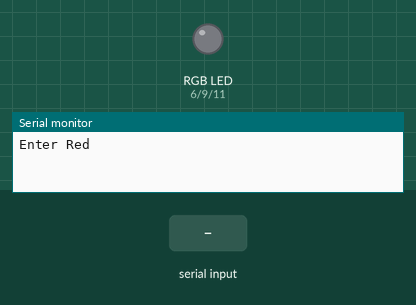
Bench run of a sketch on a simulated Arduino Uno, built with avr-gcc and run on an emulated ATmega328P. Shown: an RGB LED mixed from three pins (HIGH = lit), the last lines printed to the serial monitor. The test bench sets the inputs (shaded band).

Above: at 1.2 s.
1.3 s: "90,45,200\n" received over Serial
At 1.7 s:
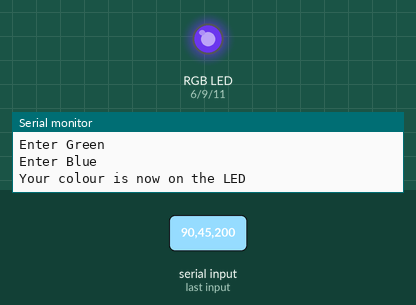
Timing chart, 0 to 4.3 s (numbered marks = the images above; inputs shaded):
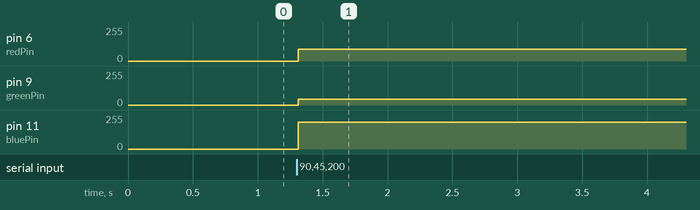

Measured:
- after the input at 1.3 s, pin 6 (redPin): 0/255 → 90/255 at once; pin 9 (greenPin): 0/255 → 45/255 at once; pin 11 (bluePin): 0/255 → 200/255 at once

The sketch:

rgb_led.ino
```cpp
int redPin = 6;
int greenPin = 9;
int bluePin = 11;
int red;
int blue;
int green;
String msg = "Enter Red";
String msg3 = "Enter Blue";
String msg2 = "Enter Green";

int wait = 5000;


void setup () {

   pinMode(redPin, OUTPUT);
   pinMode(bluePin, OUTPUT);
   pinMode(greenPin, OUTPUT);

   Serial.begin(9600);

}

void loop () {

  Serial.println(msg);

  while (Serial.available() == 0) {}

  red = Serial.parseInt();

  Serial.println(msg2);

  while (Serial.available() == 0) {}

  green = Serial.parseInt();

    Serial.println(msg3);

  while (Serial.available() == 0) {}

  blue = Serial.parseInt();

  Serial.println("Your colour is now on the LED");

  analogWrite(redPin, red);
  analogWrite(bluePin, blue);
  analogWrite(greenPin, green);

  delay(10000);


}
```
